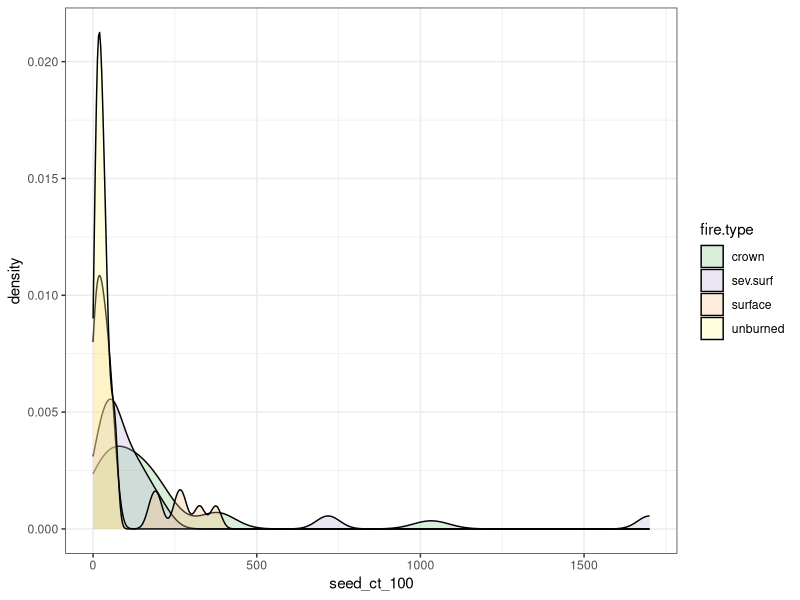

Here is the R script that generated this plot:
## ---- chunk 1
knitr::opts_chunk$set(echo = TRUE)
## ---- chunk 2
library(dplyr)
library(tidyr)
library(ggplot2)
library(RColorBrewer)
## ---- chunk 3
data = read.csv("../data/SeedlingCts_FireSeverity.csv", header = TRUE, sep = ",", strip.white = TRUE)
head(data)
## ---- chunk 4
data$seedling.area
## ---- chunk 5
subplot = data %>% filter(seedling.area == 4) %>%
  mutate(seed_ct_100 = round(seedling.ct * 25)) %>%
  mutate(area = 100)
## ---- chunk 6
quad1 = data %>% filter(seedling.area == 52) %>%
  mutate(seed_ct_100 = round(seedling.ct * 1.92)) %>%
  mutate(area = 100)
## ---- chunk 7
quad2 = data %>% filter(seedling.area == 51) %>%
  mutate(seed_ct_100 = round(seedling.ct * 1.96)) %>%
  mutate(area = 100)
## ---- chunk 8
plot = data %>% filter(seedling.area == 100) %>%
  mutate(seed_ct_100 = (seedling.ct)) %>%
  mutate(area = 100)
## ---- chunk 9
data2 = rbind(subplot, quad1, quad2, plot)
## ---- chunk 10
summary(data2)
## ---- chunk 11
ggplot(data=data2, aes(x=seed_ct_100, fill = fire.type)) +
    geom_density(alpha=0.3) +
  scale_fill_brewer(palette="Accent") +
  theme_bw()
